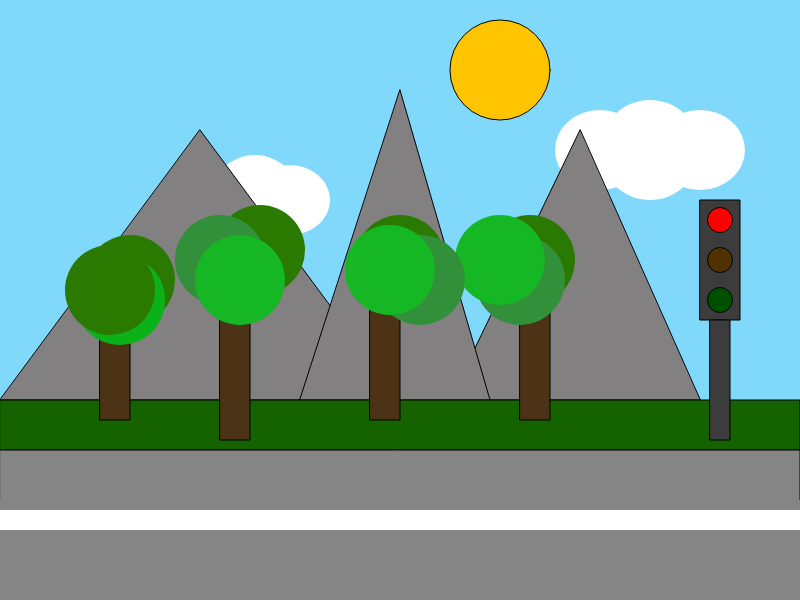
Frame 1 (no input)
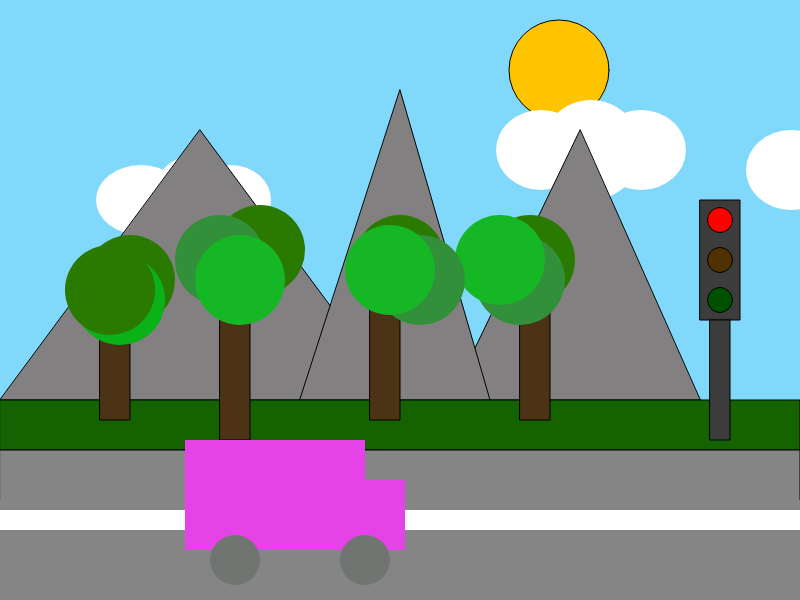
Frame 60 (no input)
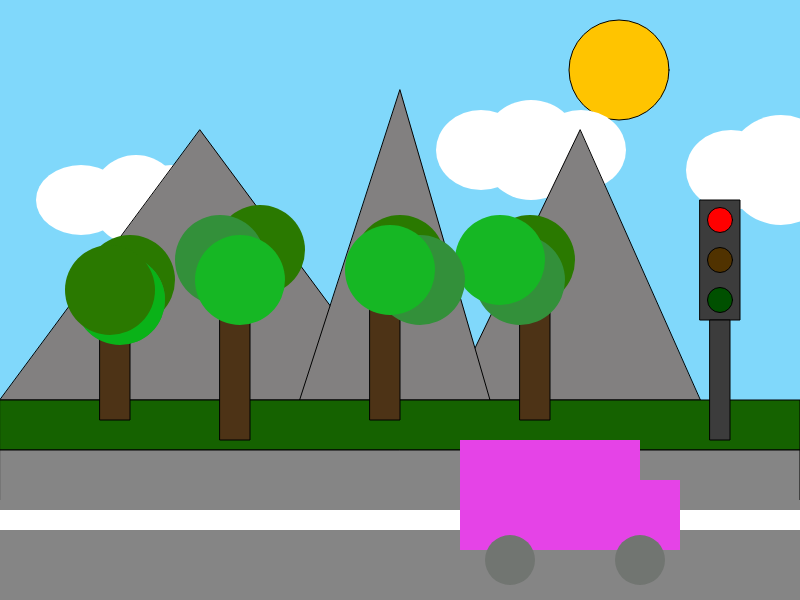
Frame 120 (the mouse pressed at the canvas centre since frame 60)

The p5.js sketch that drew these frames (run headless with seeded random() and noise() and a simulated clock; from frame 60 on, the mouse is pressed at the canvas centre):

// p5.js sketch
// ── sketch.js
let sun= 500;
let sunspeed = 1

let cloudspeed = 1
let cloud1X = 200;
let cloud2X = 300;
let cloud3X = 250;

// let treespeed = 0
// let tree1X = 300;
// let tree2X = 350;
// let tree3X = 400;
// let tree4X = 450;
let car = 800;
let carspeed = 3

let light = 0;
function keyPressed() { 
  if (keyCode == ENTER) {
    light = light + 1;
    // als het licht groter is dan 2, dan wordt het weer 0 
    if (light > 2)
      light = 0;
  }
}

function setup() {
  createCanvas(800, 600);
 circleX = 100;
}

function draw() {
 val = "rgb(128, 216, 251)";
  background(128, 216, 251);
 
  /*zon*/ 
  
  val = "rgb(255, 196, 0)"; 
  stroke(0, 0 ,0)
  fill(255, 196, 0);
  ellipse(sun, 70, 100, 100);
 //circleZon = circleZon + 2;

 sun = sun + sunspeed;

 if(sun>= 855) 
  sun = -55;
    

  /*wolken*/ 
  val = "rgb(255, 253, 253)";
  noStroke()
  fill(255,255,255)
  ellipse(cloud1X, 200, 90, 70);
 //cloud1X(160, 60, 60)

 ellipse(cloud1X + 55, 200, 90, 90);
 ellipse(cloud1X + 90, 200, 80, 70);

  cloud1X = cloud1X - cloudspeed;
  if(cloud1X<= -600)
    cloud1X = 855;

 ellipse(cloud2X + 300, 150, 90, 80);
 ellipse(cloud2X + 350, 150, 100, 100);
 ellipse(cloud2X + 400, 150, 90, 80);

 cloud2X = cloud2X - cloudspeed;
 if(cloud2X<= -600)
  cloud2X = 855;

 ellipse(cloud3X + 600, 170, 90, 80);
 ellipse(cloud3X + 650, 170, 110, 110);
 ellipse(cloud3X + 700, 170, 90, 80);

 cloud3X = cloud3X - cloudspeed;
 if(cloud3X<= -600)
  cloud3X = 855;
 

//  /*bergen*/
 stroke(0, 0,0)
 val = "rgb(130, 128, 128)";
 fill(130, 128, 128)
 
 //triangle(x1, y1, x2, y2, x3, y3);
 triangle(700, 400, 450, 400, 580, 130)
 triangle(0, 400, 400, 400, 200, 130)
 triangle(300, 400, 490, 400, 400, 90)

 /*grass*/ 
  val = "rgb(21, 98, 0)";
  fill(21,98,0)
 rect(0, 400,800, 50);

 /*road*/
 val = "rgb(133, 133, 133)";
 fill(133, 133,133)
 stroke(1)
 rect(0, 450,800, 70);
 noStroke()
 rect(0, 500,800, 50);
 rect(0, 550,800, 50);
 
 val = "rgb(255, 255, 255)";
 fill(133,133,133)
 fill(255)
 rect(0, 510, 800, 20);


 /*tree's*/
 val = "rgb(77, 51, 22)";
 stroke(1)
 fill(77, 51, 22)
   rect(220, 300, 30, 140);

   noStroke()
   val = "rgb(5, 97, 8)";
   fill(42, 121, 0)
   ellipse(130, 280, 90, 90);
 
   val = "rgb(51, 144, 58)";
   fill(51, 144, 58)
   ellipse(120, 300, 90, 90);

  //  tree1X = tree1X + treespeed;
  //  if(tree1X>= 80)
    // tree1X = 20;

   stroke(1)
   fill(77, 51, 22)
   rect(370, 280, 30, 140);
  noStroke()
    fill(42, 121, 0)
   ellipse(260, 250, 90, 90);
 
   val = "rgb(51, 144, 58)";
   fill(51, 144, 58)
   ellipse(220, 260, 90, 90);
 val = "rgb(22, 183, 36)";
 fill(22, 183, 36)
   ellipse(240, 280, 90, 90);
  
stroke(1)
   fill(77, 51, 22)
   rect(520, 280, 30, 140);
  noStroke()
    fill(42, 121, 0)
   ellipse(530, 260, 90, 90);
 
   val = "rgb(51, 144, 58)";
   fill(51, 144, 58)
   ellipse(520, 280, 90, 90);
 val = "rgb(22, 183, 36)";
 fill(22, 183, 36)
   ellipse(500, 260, 90, 90);


   stroke(1)
   fill(77, 51, 22)
   rect(100, 280, 30, 140);
  noStroke()
    fill(42, 121, 0)
   ellipse(400, 260, 90, 90);

   val = "rgb(10, 178, 24)";
   fill(10, 178, 24)
   ellipse(120, 300, 90, 90);
    fill(42, 121, 0)
   ellipse(110, 290, 90, 90);
 
   val = "rgb(51, 144, 58)";
   fill(51, 144, 58)
   ellipse(420, 280, 90, 90);
 val = "rgb(22, 183, 36)";
 fill(22, 183, 36)
   ellipse(390, 270, 90, 90);

   /* stoplicht */
   stroke(1);
   fill(60, 60, 60);
   rect(700, 200, 40, 120);

   fill(light == 0 ? color(255, 0, 0) : color(80, 0, 0));
   circle(720, 220, 25);
   fill(light == 1 ? color(255, 128, 0) : color(80, 50, 0));
   circle(720, 260, 25);
   fill(light == 2 ? color(0, 255, 0) : color(0, 80, 0));
   circle(720, 300, 25);

   fill(60, 60, 60);
   rect(710, 320, 20, 120);

   //elke keer dat je op enter drukt gaat het licht een stap verder 

  /*car*/
  noStroke()

  val = "rgb(229, 67, 231)";
  fill(229, 67, 231)
  rect(car, 440, 180, 110);
  rect(car + 150, 480,70, 70);
  // triangle(car, 620, 400, 400,450, 560, 360)
  val = "rgb(113, 117, 113)";
  fill(113, 117,113)
 ellipse(car + 50, 560,50, 50);
 ellipse(car + 180, 560, 50, 50);

 // Stop alleen bij een stoplicht als het rood is en de auto eraan komt.
 // De voorkant van de auto is auto + 220, en de stopstreep bevindt zich vlak voor het stoplicht.
 const stopLine = 680;
 const carFront = car + 220;
 if (light == 0 && car < stopLine && carFront >= stopLine) {
  carspeed = 0;
 } else {
  carspeed = 5;
 }
 car = car + carspeed; 
 if(car>=855)
  car = -55; 


}
